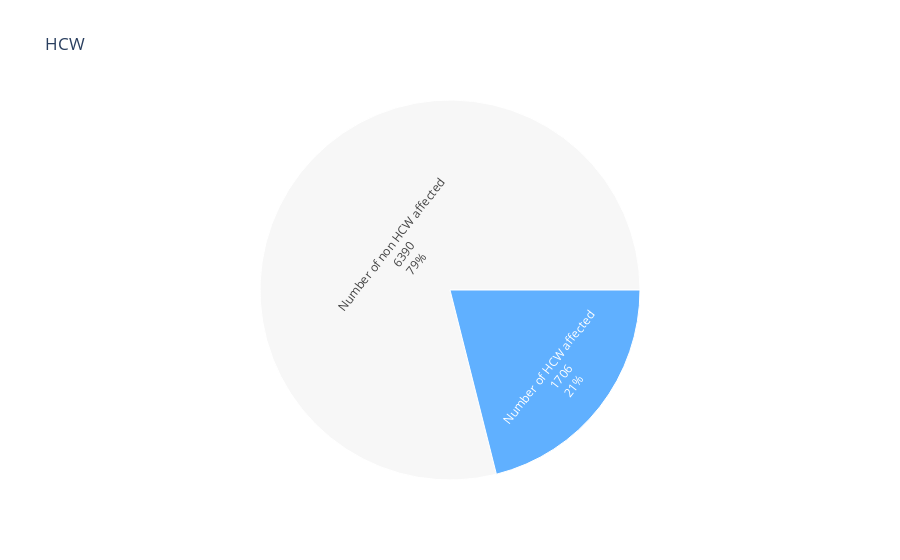

Notebook cell for this chart:
### Code cell
plot_pie('Number of HCW affected', 'Number of non HCW affected', 'HCW', ['whitesmoke', 'dodgerblue'])

### Figure 1 — Plotly figure (JSON) as saved in the notebook; plotly's stock layout.template omitted (floating-point values rounded to 4 significant figures)
{"data": [{"branchvalues": "total", "domain": {"x": [0, 1], "y": [0, 1]}, "hovertemplate": "labels=%{label}<br>Value=%{value}<br>parent=%{parent}<br>id=%{id}<extra></extra>", "ids": ["Number of HCW affected", "Number of non HCW affected"], "labels": ["Number of HCW affected", "Number of non HCW affected"], "name": "", "parents": ["", ""], "textinfo": "label+text+value+percent root", "type": "sunburst", "values": [1706, 6390]}], "layout": {"legend": {"tracegroupgap": 0}, "sunburstcolorway": ["whitesmoke", "dodgerblue"], "title": {"text": "HCW"}}}
